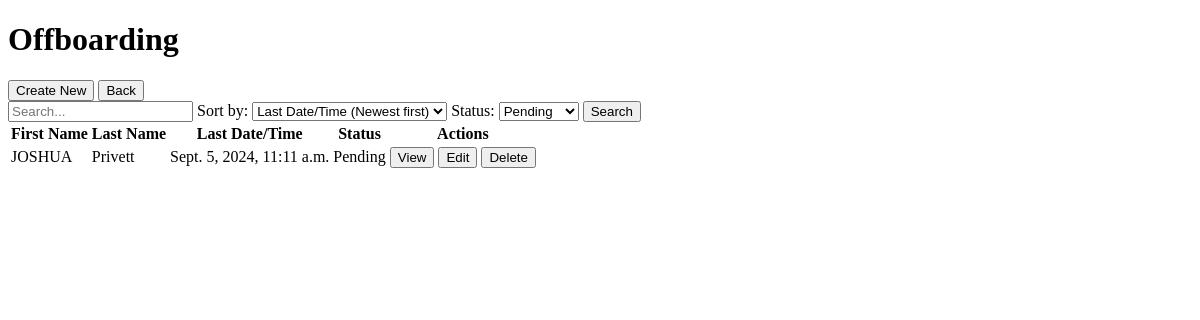
The page /offboarding/ (signed in) on the database as committed earlier.
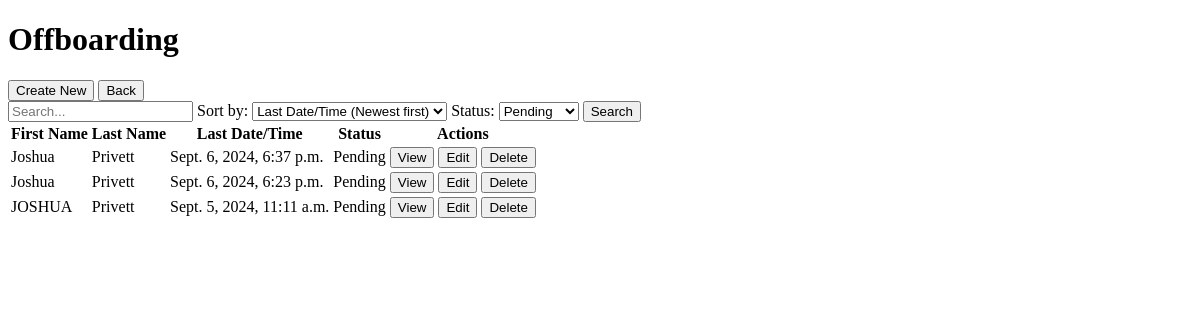
The same page on the database as committed later.
### main/models.py (models this page shows, shortened)
class Offboarding(models.Model):
    STATUS_CHOICES = [
        ('Pending', 'Pending'),
        ('Complete', 'Complete'),
    ]
    first_name = models.CharField(max_length=100)
    last_name = models.CharField(max_length=100)
    last_date_time = models.DateTimeField(default=timezone.now)  # Correct usage
    additional_notes = models.TextField()
    status = models.CharField(max_length=10, choices=STATUS_CHOICES, default='Pending')
    details = models.TextField(default='')

### main/views.py (the view)
# urls.py: path('offboarding/', views.offboarding, name='offboarding'),
@login_required
@user_passes_test(lambda user: is_admin(user) or is_it(user))
def offboarding(request):
    query = request.GET.get('q', '')
    sort_by = request.GET.get('sort_by', 'last_date_time_desc')
    status_filter = request.GET.get('status_filter', 'pending')
    offboardings = Offboarding.objects.all()
    if query:
        offboardings = offboardings.filter(
            Q(first_name__icontains=query) | Q(last_name__icontains=query) | Q(status__icontains=query)
        )
    if status_filter == 'pending':
        offboardings = offboardings.filter(status='Pending')
    elif status_filter == 'complete':
        offboardings = offboardings.filter(status='Complete')
    if sort_by == 'last_date_time_asc':
        offboardings = offboardings.order_by('last_date_time')
    elif sort_by == 'last_date_time_desc':
        offboardings = offboardings.order_by('-last_date_time')
    return render(request, 'offboarding.html', {'offboardings': offboardings, 'query': query, 'sort_by': sort_by, 'status_filter': status_filter})

### main/views.py (called while the page is built)
def is_admin(user):
    return user.groups.filter(name='Admin').exists()

def is_it(user):
    return user.groups.filter(name='IT').exists()

### main/templates/offboarding.html (shortened to what this page needs)
<!DOCTYPE html>
<html>
<head>
</head>
<body>
<h1>Offboarding</h1>
<a href="{% url 'new_offboarding' %}"><button>Create New</button></a>
<a href="{% url 'home_admin_hr' %}"><button>Back</button></a>
<form method="get" action="{% url 'offboarding' %}">
    <input type="text" name="q" placeholder="Search..." value="{{ query }}">
    <label for="sort_by">Sort by:</label>
    <select name="sort_by">
        <option value="last_date_time_desc" {% if sort_by == 'last_date_time_desc' %}selected{% endif %}>Last Date/Time (Newest first)</option>
    </select>
    <label for="status_filter">Status:</label>
    <select name="status_filter">
        <option value="pending" {% if status_filter == 'pending' %}selected{% endif %}>Pending</option>
    </select>
    <button type="submit">Search</button>
</form>
<table>
<tr>
<th>First Name</th>
<th>Last Name</th>
<th>Last Date/Time</th>
<th>Status</th>
<th>Actions</th>
</tr>
{% for offboarding in offboardings %}
<tr>
<td>{{ offboarding.first_name }}</td>
<td>{{ offboarding.last_name }}</td>
<td>{{ offboarding.last_date_time }}</td>
<td>{{ offboarding.status }}</td>
<td>
<a href="{% url 'offboarding_submission_overview' %}?id={{ offboarding.id }}"><button>View</button></a>
<a href="{% url 'edit_offboarding' %}?id={{ offboarding.id }}"><button>Edit</button></a>
<a href="{% url 'delete_offboarding' %}?id={{ offboarding.id }}"><button>Delete</button></a>
</td>
</tr>
{% endfor %}
</table>
</body>
</html>

Rows that differ between the two databases and show on the page:
added Offboarding: first_name "Joshua", last_name "Privett", last_date_time "Sept. 6, 2024, 6:37 p.m.", status "Pending"
added Offboarding: first_name "Joshua", last_name "Privett", last_date_time "Sept. 6, 2024, 6:23 p.m.", status "Pending"
